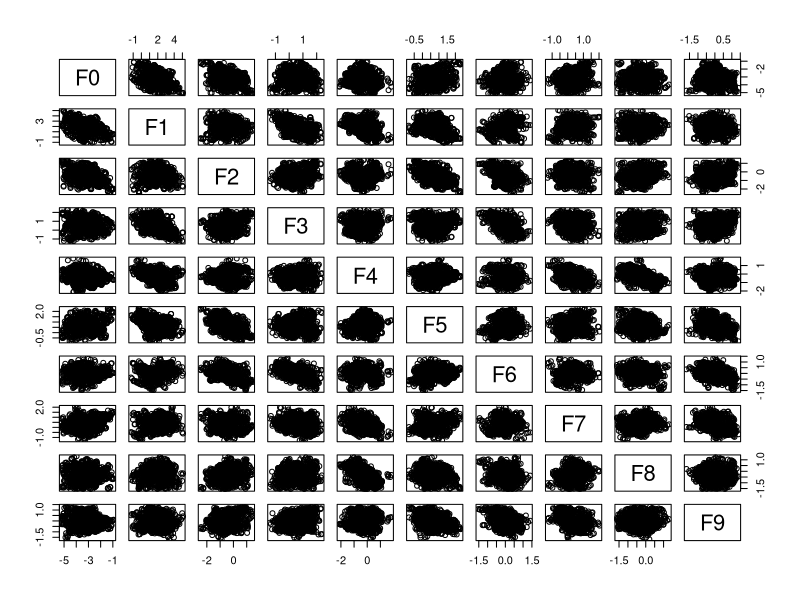
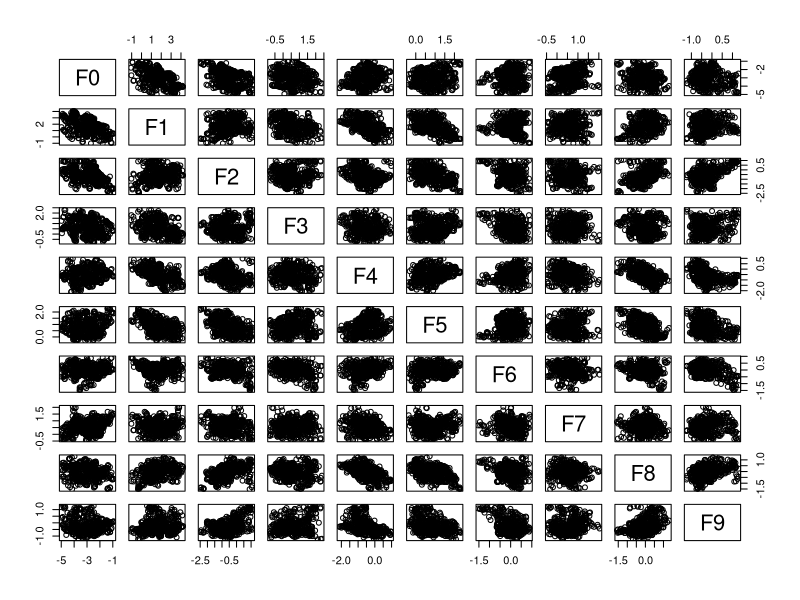
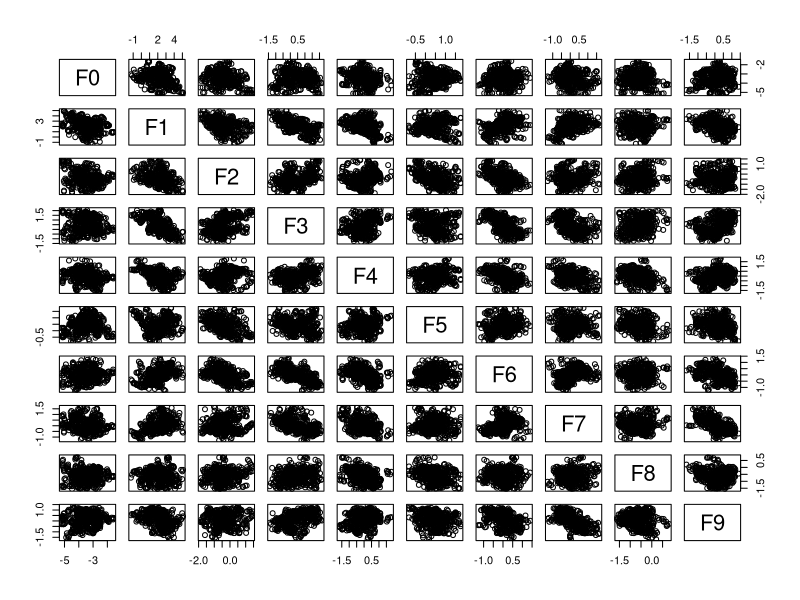
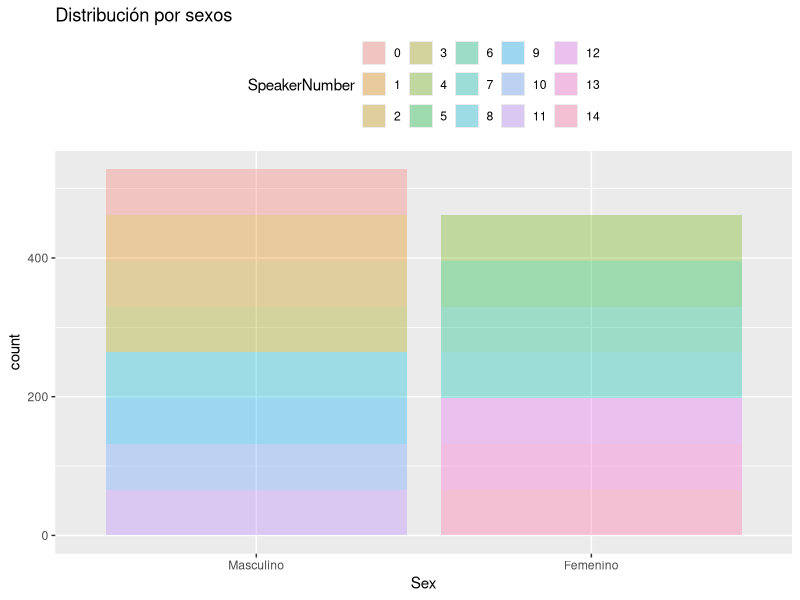
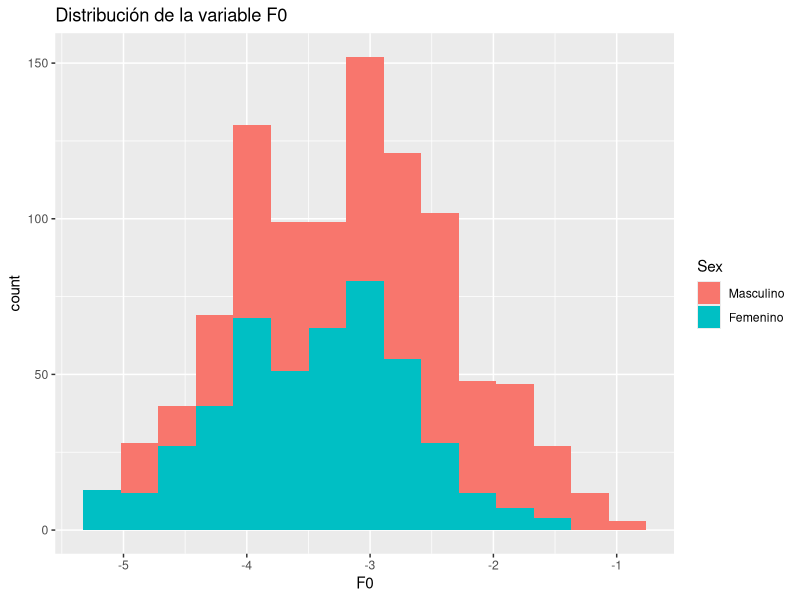
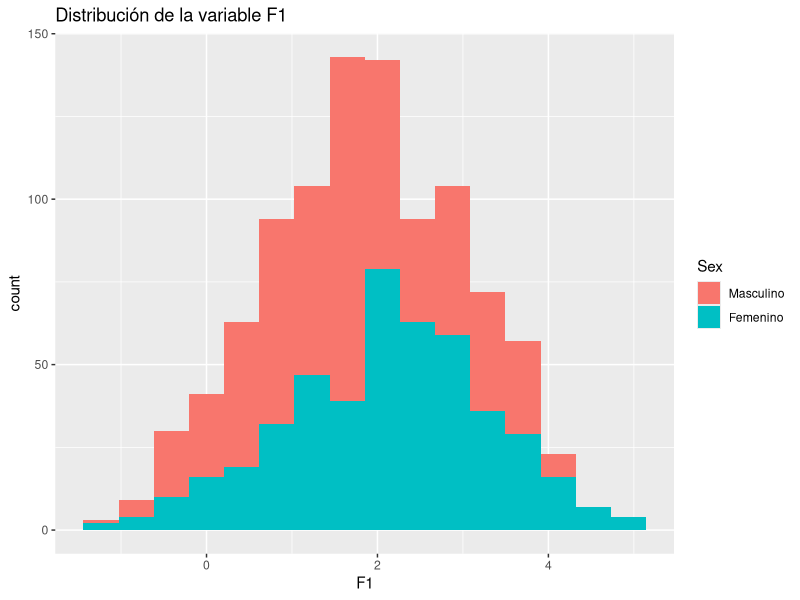
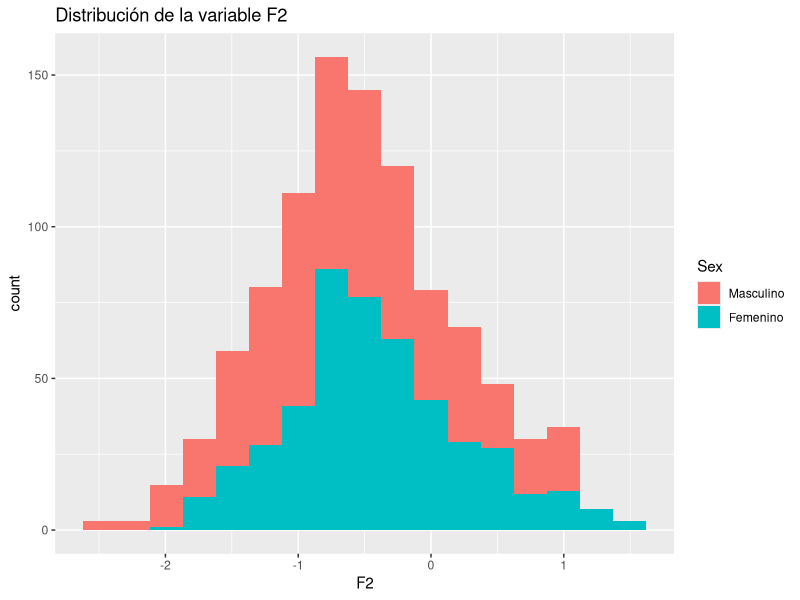
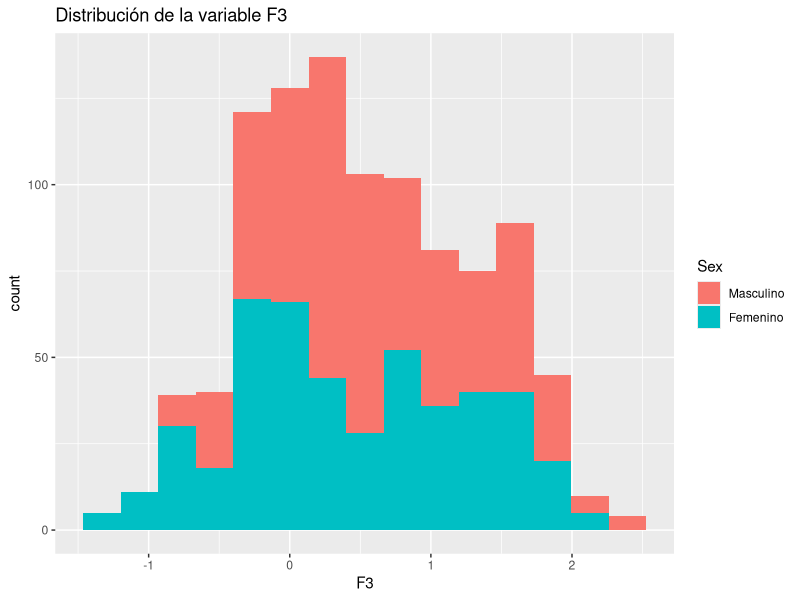

These figures' R source, in order:
###########################################################
# INTRODUCCIÓN A LA CIENCIA DE DATOS
# Autor: Luis Balderas Ruiz
# EDA+Clasificación
# Dataset: vowel
############################################################

# Cálculo de binwidth para un histograma
binwd = function(data){
  size = length(data)
  dt = sd(data)
  cr = size^(1/3)
  return(1/(cr)*dt*3.49)
}

# Lectura del fichero de datos para proceder al EDA
vowel = read.csv("./data/vowel/vowel.dat",header=FALSE, comment.char="@")
colnames(vowel) = c("TT","SpeakerNumber","Sex","F0","F1","F2","F3","F4","F5","F6","F7","F8","F9","Class")

# Estudiemos la estructura del conjunto
str(vowel)

# Borramos la variable TT porque no considero necesario dividir entre training y test para el EDA
vowel$TT = NULL

# Convierto SpeakerNumber y Sex a factores
vowel$Sex = factor(vowel$Sex, levels = c(0,1), labels = c("Masculino","Femenino"))
vowel$SpeakerNumber = factor(vowel$SpeakerNumber)

# Resumen estadístico de cada variable
summary(vowel)
sapply(vowel[,3:12],sd)

# Búsqueda visual de correlaciones entre las variables en el dataset completo m
plot(vowel[,3:12])

# Separación por sexos
library(tidyverse)
hombres = vowel %>% filter(vowel$Sex == "Masculino")
mujeres = vowel %>% filter(vowel$Sex == "Femenino")

# Búsqueda visual de correlaciones por sexos
plot(hombres[,3:12])
plot(mujeres[,3:12])

#################################################################333
# Distribución de las variables numéricas. Skewness
library(ggplot2)
library(e1071)
dist_sexo = ggplot(vowel,aes(x=Sex, fill=SpeakerNumber)) + geom_bar(alpha=1/3) +theme(legend.position = "top") + labs(title="Distribución por sexos")
dist_sexo

distf0 = ggplot(vowel,aes(x=F0, fill=Sex)) + geom_histogram(binwidth = binwd(vowel$F0)) + theme(legend.position = "right") + labs(title="Distribución de la variable F0")
distf0
# positiva
skewness(vowel$F0)

distf1 = ggplot(vowel,aes(x=F1, fill=Sex)) + geom_histogram(binwidth = binwd(vowel$F1)) + theme(legend.position = "right") + labs(title="Distribución de la variable F1")
distf1
#negativa
skewness(vowel$F1)

distf2 = ggplot(vowel,aes(x=F2, fill=Sex)) + geom_histogram(binwidth = binwd(vowel$F2)) + theme(legend.position = "right") + labs(title="Distribución de la variable F2")
distf2
# positiva
skewness(vowel$F2)

distf3 = ggplot(vowel,aes(x=F3, fill=Sex)) + geom_histogram(binwidth = binwd(vowel$F3)) + theme(legend.position = "right") + labs(title="Distribución de la variable F3")
distf3
# positiva
skewness(vowel$F3)

distf4 = ggplot(vowel,aes(x=F4, fill=Sex)) + geom_histogram(binwidth = binwd(vowel$F4)) + theme(legend.position = "right") + labs(title="Distribución de la variable F4")
distf4
# positiva
skewness(vowel$F4)

distf5 = ggplot(vowel,aes(x=F5, fill=Sex)) + geom_histogram(binwidth = binwd(vowel$F5)) + theme(legend.position = "right") + labs(title="Distribución de la variable F5")
distf5
# positiva
skewness(vowel$F5)

distf6 = ggplot(vowel,aes(x=F6, fill=Sex)) + geom_histogram(binwidth = binwd(vowel$F6)) + theme(legend.position = "right") + labs(title="Distribución de la variable F6")
distf6
# negativa
skewness(vowel$F6)

distf7 = ggplot(vowel,aes(x=F7, fill=Sex)) + geom_histogram(binwidth = binwd(vowel$F7)) + theme(legend.position = "right") + labs(title="Distribución de la variable F7")
distf7
# positiva
skewness(vowel$F7)

distf8 = ggplot(vowel,aes(x=F8, fill=Sex)) + geom_histogram(binwidth = binwd(vowel$F8)) + theme(legend.position = "right") + labs(title="Distribución de la variable F8")
distf8
# positiva
skewness(vowel$F8)

distf9 = ggplot(vowel,aes(x=F9, fill=Sex)) + geom_histogram(binwidth = binwd(vowel$F9)) + theme(legend.position = "right") + labs(title="Distribución de la variable F9")
distf9
# positiva
skewness(vowel$F9)
##############################################################################################

##############################################################################################
# BOXPLOTS

bps0 = ggplot(vowel, aes(x=Sex, y=F0, fill = SpeakerNumber)) + geom_boxplot(outlier.colour="red",outlier.shape=8,outlier.size=4)
bps0
bpsn0 = ggplot(vowel, aes(x = SpeakerNumber, y = F0, fill = Sex))+ geom_boxplot(outlier.colour="red",outlier.shape=8,outlier.size=4)
bpsn0

bps1 = ggplot(vowel, aes(x=Sex, y=F1, fill = SpeakerNumber)) + geom_boxplot(outlier.colour="red",outlier.shape=8,outlier.size=4)
bps1
bpsn1 = ggplot(vowel, aes(x = SpeakerNumber, y = F1, fill = Sex))+ geom_boxplot(outlier.colour="red",outlier.shape=8,outlier.size=4)
bpsn1

bps2 = ggplot(vowel, aes(x=Sex, y=F2, fill = SpeakerNumber)) + geom_boxplot(outlier.colour="red",outlier.shape=8,outlier.size=4)
bps2
bpsn2 = ggplot(vowel, aes(x = SpeakerNumber, y = F2, fill = Sex))+ geom_boxplot(outlier.colour="red",outlier.shape=8,outlier.size=4)
bpsn2

bps3 = ggplot(vowel, aes(x=Sex, y=F3, fill = SpeakerNumber)) + geom_boxplot(outlier.colour="red",outlier.shape=8,outlier.size=4)
bps3
bpsn3 = ggplot(vowel, aes(x = SpeakerNumber, y = F3, fill = Sex))+ geom_boxplot(outlier.colour="red",outlier.shape=8,outlier.size=4)
bpsn3

bps4 = ggplot(vowel, aes(x=Sex, y=F4, fill = SpeakerNumber)) + geom_boxplot(outlier.colour="red",outlier.shape=8,outlier.size=4)
bps4
bpsn4 = ggplot(vowel, aes(x = SpeakerNumber, y = F4, fill = Sex))+ geom_boxplot(outlier.colour="red",outlier.shape=8,outlier.size=4)
bpsn4

bps5 = ggplot(vowel, aes(x=Sex, y=F5, fill = SpeakerNumber)) + geom_boxplot(outlier.colour="red",outlier.shape=8,outlier.size=4)
bps5
bpsn5 = ggplot(vowel, aes(x = SpeakerNumber, y = F5, fill = Sex))+ geom_boxplot(outlier.colour="red",outlier.shape=8,outlier.size=4)
bpsn5

bps6 = ggplot(vowel, aes(x=Sex, y=F6, fill = SpeakerNumber)) + geom_boxplot(outlier.colour="red",outlier.shape=8,outlier.size=4)
bps6
bpsn6 = ggplot(vowel, aes(x = SpeakerNumber, y = F6, fill = Sex))+ geom_boxplot(outlier.colour="red",outlier.shape=8,outlier.size=4)
bpsn6

bps7 = ggplot(vowel, aes(x=Sex, y=F7, fill = SpeakerNumber)) + geom_boxplot(outlier.colour="red",outlier.shape=8,outlier.size=4)
bps7
bpsn7 = ggplot(vowel, aes(x = SpeakerNumber, y = F7, fill = Sex))+ geom_boxplot(outlier.colour="red",outlier.shape=8,outlier.size=4)
bpsn7

bps8 = ggplot(vowel, aes(x=Sex, y=F8, fill = SpeakerNumber)) + geom_boxplot(outlier.colour="red",outlier.shape=8,outlier.size=4)
bps8
bpsn8= ggplot(vowel, aes(x = SpeakerNumber, y = F8, fill = Sex))+ geom_boxplot(outlier.colour="red",outlier.shape=8,outlier.size=4)
bpsn8

bps9 = ggplot(vowel, aes(x=Sex, y=F9, fill = SpeakerNumber)) + geom_boxplot(outlier.colour="red",outlier.shape=8,outlier.size=4)
bps9
bpsn9 = ggplot(vowel, aes(x = SpeakerNumber, y = F9, fill = Sex))+ geom_boxplot(outlier.colour="red",outlier.shape=8,outlier.size=4)
bpsn9

##############################################################################################

################################################################333
# Medida de la "normalidad" de las variables numéricas
# Test de Shapiro-Wilks

# Variable F0. El bajo p-valor (9.807e-5) nos hace rechazar la hipótesis de normalidad
shapiro.test(vowel$F0)

# Variable F1. pvalue (0.0312) rechaza normalidad
shapiro.test(vowel$F1)

# Variable F2. El bajo p-valor (4.245e-5) nos hace rechazar la hipótesis de normalidad
shapiro.test(vowel$F2)

# Variable F3. El bajo p-valor (4.324e-9) nos hace rechazar la hipótesis de normalidad
shapiro.test(vowel$F3)

# Variable F4. p-valor (0.07073) mayor que 0.05, por lo que podemos admitir la hipótesis de normalidad
shapiro.test(vowel$F4)

# Variable F5. El bajo p-valor (5.435e-08) nos hace rechazar la hipótesis de normalidad
shapiro.test(vowel$F5)

# Variable F6. pvalue (0.0225)<0.05, rechazamos hipótesis de normalidad
shapiro.test(vowel$F6)

# Variable F7. pvalue (0.0005086)<0.05, rechazamos hipótesis de normalidad
shapiro.test(vowel$F7)

# Variable F8. pvalue (0.001437)<0.05, rechazamos hipótesis de normalidad
shapiro.test(vowel$F8)

# Variable F9. pvalue (2.208e-12)<0.05, rechazamos hipótesis de normalidad
shapiro.test(vowel$F9)

## Por sexos

# Hombres

# pvalue (6.965e-05) < 0.05. Rechazo hipótesis de normalidad
shapiro.test(hombres$F0)
# pvalue (0.0002435) < 0.05. Rechazo hipótesis de normalidad
shapiro.test(hombres$F1)
# pvalue (0.0003589) < 0.05. Rechazo hipótesis de normalidad
shapiro.test(hombres$F2)
# pvalue (1.919e-07) < 0.05. Rechazo hipótesis de normalidad
shapiro.test(hombres$F3)
# pvalue (0.07804) > 0.05. Acepto hipótesis de normalidad
shapiro.test(hombres$F4)
# pvalue (7.718e-09) < 0.05. Rechazo hipótesis de normalidad
shapiro.test(hombres$F5)
# pvalue (3.306e-07) < 0.05. Rechazo hipótesis de normalidad
shapiro.test(hombres$F6)
# pvalue (0.009972) < 0.05. Rechazo hipótesis de normalidad
shapiro.test(hombres$F7)
# pvalue (0.00119) < 0.05. Rechazo hipótesis de normalidad
shapiro.test(hombres$F8)
# pvalue (1.466e-15) < 0.05. Rechazo hipótesis de normalidad
shapiro.test(hombres$F9)

# Mujeres
# pvalue (0.005136) < 0.05. Rechazo hipótesis de normalidad
shapiro.test(mujeres$F0)
# pvalue (0.02526) < 0.05. Rechazo hipótesis de normalidad
shapiro.test(mujeres$F1)
# pvalue (1.284e-05) < 0.05. Rechazo hipótesis de normalidad
shapiro.test(mujeres$F2)
# pvalue (3.099e-07) < 0.05. Rechazo hipótesis de normalidad
shapiro.test(mujeres$F3)
# pvalue (0.1163) > 0.05. Acepto hipótesis de normalidad
shapiro.test(mujeres$F4)
# pvalue (0.04365) < 0.05. Rechazo hipótesis de normalidad
shapiro.test(mujeres$F5)
# pvalue (0.09697) > 0.05. Acepto hipótesis de normalidad
shapiro.test(mujeres$F6)
# pvalue (8.115e-07) < 0.05. Rechazo hipótesis de normalidad
shapiro.test(mujeres$F7)
# pvalue (0.003301) < 0.05. Rechazo hipótesis de normalidad
shapiro.test(mujeres$F8)
# pvalue (9.116e-08) < 0.05. Rechazo hipótesis de normalidad
shapiro.test(mujeres$F9)
##################################################################33

##################################################################
# ANOVA. Kruskal–Wallis Test

